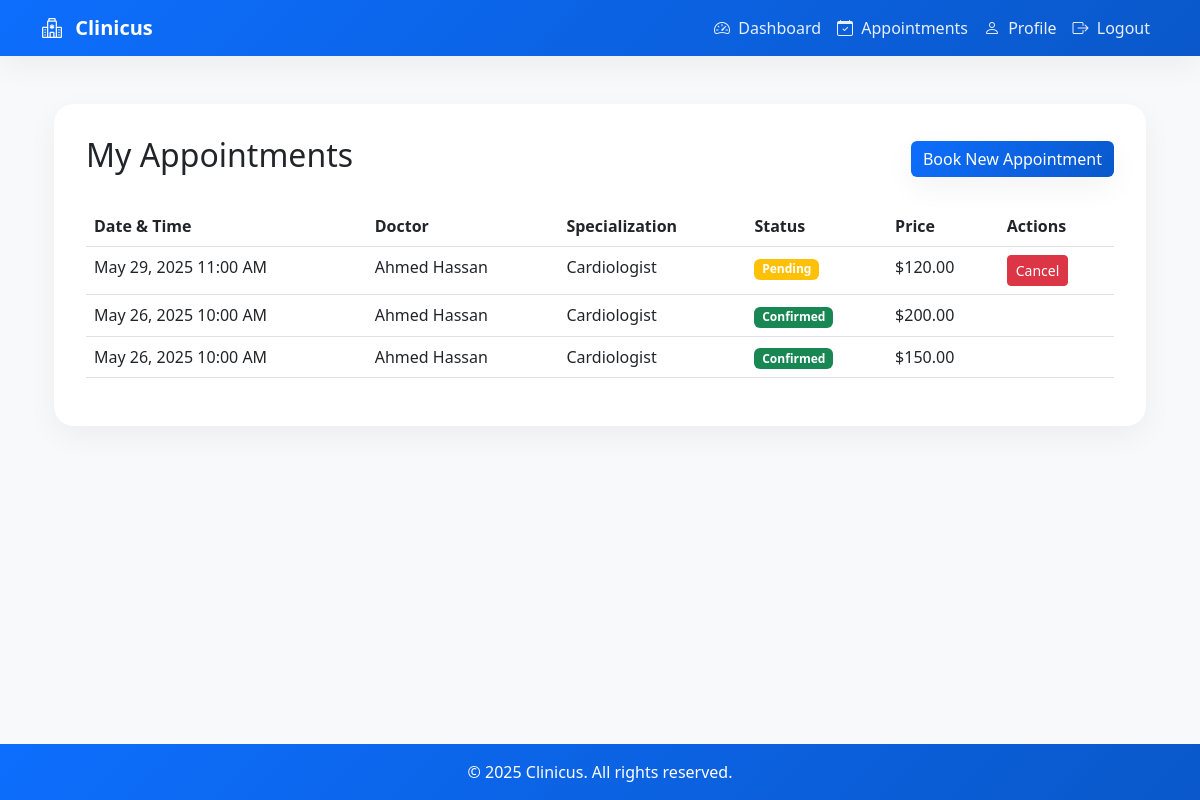
The page /patient/appointments (signed in) on the database its author committed.
### tables this page shows
CREATE TABLE `appointment` (
  `ID` int(11) NOT NULL,
  `DoctorID` int(11) NOT NULL,
  `userID` int(11) NOT NULL,
  `appointmentDate` datetime NOT NULL,
  `status` int(11) DEFAULT 0,
  `createdAt` datetime DEFAULT current_timestamp(),
  `updatedAt` datetime DEFAULT current_timestamp() ON UPDATE current_timestamp()
);

CREATE TABLE `doctor_types` (
  `ID` int(11) NOT NULL,
  `Specialization` varchar(255) NOT NULL,
  `createdAt` datetime DEFAULT current_timestamp(),
  `updatedAt` datetime DEFAULT current_timestamp() ON UPDATE current_timestamp()
);

CREATE TABLE `appointment_details` (
  `ID` int(11) NOT NULL,
  `appointmentID` int(11) NOT NULL,
  `serviceID` int(11) NOT NULL,
  `quantity` int(11) DEFAULT 1,
  `pricePerUnit` decimal(10,2) DEFAULT NULL,
  `totalPrice` decimal(10,2) DEFAULT NULL,
  `createdAt` datetime DEFAULT current_timestamp(),
  `updatedAt` datetime DEFAULT current_timestamp() ON UPDATE current_timestamp()
);

### Controllers/Controller.php (called while the page is built, shortened)
<?php
include_once __DIR__ . "/../Model/entities/User.php";
class Controller
{
    public function __construct()
    {
        $this->db = Database::getInstance();
        $this->user = isset($_SESSION['user_id']) ? (new User($this->db))->getUserById($_SESSION['user_id']) : null;
    }
    protected function render($view, $data = [])
    {
        extract($data);
        require_once "views/{$view}.php";
        $content = ob_get_clean();
        require_once "views/layouts/main.php";
    }
    protected function isAuthenticated()
    {
        return isset($_SESSION['user_id']);
    }
}

### Controllers/PatientController.php (called while the page is built, shortened)
<?php
require_once __DIR__ . "/../Model/autoload.php";
include_once __DIR__ . "/../Model/entities/Appointment.php";
include_once __DIR__ . "/../Model/entities/User.php";
class PatientController extends Controller
{
    private $appointmentModel;
    public function __construct()
    {
        parent::__construct();
        $this->appointmentModel = new Appointment($this->db);
    }
    public function appointments()
    {
        $patientId = $_SESSION['user_id'];
        $appointments = $this->appointmentModel->getAllAppointments($patientId);
        $this->render('patient/appointments', [
            'title' => 'My Appointments',
            'appointments' => $appointments
        ]);
    }
}

### Model/autoload.php (called while the page is built, shortened)
<?php
spl_autoload_register(function ($class) {
    $class = str_replace('\\', DIRECTORY_SEPARATOR, $class);
    $directories = [
        'Controllers/',
        'Model/',
        'Model/entities/',
        'Model/abstract/',
        'Model/interfaces/'
    ];
    foreach ($directories as $directory) {
        $file = $directory . $class . '.php';
        if (file_exists($file)) {
            return;
        }
    }
});

### Model/Database.php (called while the page is built, shortened)
<?php
class Database
{
    private static $instance = null;
    private $host = 'localhost';
    private $username = 'root';
    private $port = 3307;
    private $password = '';
    private $database = 'clinicus_db';
    private function __construct()
    {
        try {
            $this->connection = new mysqli($this->host, $this->username, $this->password, $this->database, $this->port);
        } catch (Exception $e) {
            die("Database connection failed: " . $e->getMessage());
        }
    }
    public static function getInstance()
    {
        if (self::$instance === null) {
            self::$instance = new self();
        }
        return self::$instance->connection;
    }
}

### Model/entities/Appointment.php (called while the page is built, shortened)
<?php
class Appointment implements iAppointmentActions
{
    protected $db;
    public function __construct($db)
    {
        $this->db = $db;
    }
    public function getAllAppointments($patientId)
    {
        $stmt = $this->db->prepare("
            SELECT
                a.ID,
                a.appointmentDate,
                a.status,
                CONCAT(d.FirstName, ' ', d.LastName) as doctorName,
                s.Specialization as specialization,
                ad.totalPrice
            FROM Appointment a
            JOIN Doctors doc ON a.DoctorID = doc.ID
            JOIN Users d ON doc.userID = d.userID
            JOIN doctor_types s ON doc.doctorType = s.ID
            LEFT JOIN Appointment_Details ad ON a.ID = ad.appointmentID
            WHERE a.userID = ?
            ORDER BY a.appointmentDate DESC
        ");
        $stmt->bind_param("i", $patientId);
        $stmt->execute();
        return $stmt->get_result()->fetch_all(MYSQLI_ASSOC);
    }
}

### Model/abstract/AbstractUser.php (called while the page is built, shortened)
<?php
abstract class AbstractUser implements ILogUser
{
    public function __construct($db)
    {
        $this->conn = $db;
    }
}

### Model/entities/User.php (called while the page is built, shortened)
<?php
include_once __DIR__ . "/../abstract/AbstractUser.php";
class User extends AbstractUser implements ILogUser
{
    protected $conn;
    public function getUserById($userId)
    {
        return $this->read($userId);
    }
    public function read($id)
    {
        $stmt = $this->conn->prepare("SELECT * FROM Users WHERE userID = ?");
        $stmt->bind_param("i", $id);
        $stmt->execute();
        $res = $stmt->get_result();
        $user = $res->fetch_object();
        return $user;
    }
}

### views/patient/appointments.php (the view, shortened to what this page needs)
<div class="container py-4">
    <div class="box">
        <div class="d-flex justify-content-between align-items-center mb-4">
            <h2>My Appointments</h2>
            <a href="/clinicus/appointments/create" class="btn btn-primary">
                <i class="fas fa-calendar-plus"></i> Book New Appointment
            </a>
        </div>
        <?php if (empty($appointments)): ?>
            <div class="alert alert-info">
                <i class="fas fa-info-circle"></i> You have no appointments yet.
            </div>
        <?php else: ?>
            <div class="table-responsive">
                <table class="table table-hover">
                    <thead>
                        <tr>
                            <th>Date & Time</th>
                            <th>Doctor</th>
                            <th>Specialization</th>
                            <th>Status</th>
                            <th>Price</th>
                            <th>Actions</th>
                        </tr>
                    </thead>
                    <tbody>
                        <?php foreach ($appointments as $appointment): ?>
                            <tr>
                                <td><?php echo date('M d, Y h:i A', strtotime($appointment['appointmentDate'])); ?></td>
                                <td><?php echo htmlspecialchars($appointment['doctorName']); ?></td>
                                <td><?php echo htmlspecialchars($appointment['specialization']); ?></td>
                                <td>
                                    <span class="badge bg-<?php
                                    echo $appointment['status'] == 0 ? 'warning' :
                                        ($appointment['status'] == 1 ? 'success' : 'danger');
                                    ?>">
                                        <?php
                                        echo $appointment['status'] == 0 ? 'Pending' :
                                            ($appointment['status'] == 1 ? 'Confirmed' : 'Cancelled');
                                        ?>
                                    </span>
                                </td>
                                <td>
                                    <?php if ($appointment['totalPrice']): ?>
                                        $<?php echo number_format($appointment['totalPrice'], 2); ?>
                                    <?php else: ?>
                                        -
                                    <?php endif; ?>
                                </td>
                                <td>
                                    <?php if ($appointment['status'] == 0): ?>
                                        <button class="btn btn-sm btn-danger"
                                            onclick="cancelAppointment(<?php echo $appointment['ID']; ?>)">
                                            <i class="fas fa-times"></i> Cancel
                                        </button>
                                    <?php endif; ?>
                                </td>
                            </tr>
                        <?php endforeach; ?>
                    </tbody>
                </table>
            </div>
        <?php endif; ?>
    </div>
</div>

### index.php (shortened to what this page needs)
<?php
require_once "Model/autoload.php";
$request_uri = parse_url($_SERVER['REQUEST_URI'], PHP_URL_PATH);
$path = trim($request_uri, '/');
$segments = explode('/', $path);
if ($segments[0] === 'clinicus') {
    array_shift($segments);
}
$controller = 'Home';
$action = 'index';
$params = [];
if (!empty($segments[0])) {
    $controller = ucfirst($segments[0]);
    if (!empty($segments[1])) {
        $action = $segments[1];
        $params = array_slice($segments, 2);
    }
}
$controllerClass = $controller . 'Controller';
$controllerFile = "Controllers/{$controllerClass}.php";
if (file_exists($controllerFile)) {
    $controllerInstance = new $controllerClass();
    if (method_exists($controllerInstance, $action)) {
        call_user_func_array([$controllerInstance, $action], $params);
    } else {
        header("HTTP/1.0 404 Not Found");
        echo "Action not found";
    }
} else {
    header("HTTP/1.0 404 Not Found");
    echo "Controller not found";
}

### views/layouts/main.php (shortened to what this page needs)
<!DOCTYPE html>
<html lang="en">
<head>
    <link href="https://cdn.jsdelivr.net/npm/bootstrap@5.3.0/dist/css/bootstrap.min.css" rel="stylesheet">
    <link rel="stylesheet" href="https://cdn.jsdelivr.net/npm/bootstrap-icons@1.11.0/font/bootstrap-icons.css">
</head>
<body>
    <?php if (!isset($hideNav)): ?>
        <nav class="navbar navbar-expand-lg navbar-dark mb-4">
            <div class="container">
                <a class="navbar-brand" href="./">
                    <i class="bi bi-hospital me-2"></i>
                    Clinicus
                </a>
                <div class="collapse navbar-collapse" id="navbarNav">
                    <ul class="navbar-nav ms-auto">
                        <?php if (isset($_SESSION['user_id'])): ?>
                            <li class="nav-item">
                                <a class="nav-link" href="/clinicus/patient/dashboard">
                                    <i class="bi bi-speedometer2 me-1"></i>
                                    Dashboard
                                </a>
                            </li>
                            <li class="nav-item">
                                <a class="nav-link" href="/clinicus/patient/appointments">
                                    <i class="bi bi-calendar-check me-1"></i>
                                    Appointments
                                </a>
                            </li>
                            <li class="nav-item">
                                <a class="nav-link" href="/clinicus/patient/profile">
                                    <i class="bi bi-person me-1"></i>
                                    Profile
                                </a>
                            </li>
                            <li class="nav-item">
                                <a class="nav-link" href="/clinicus/auth/logout">
                                    <i class="bi bi-box-arrow-right me-1"></i>
                                    Logout
                                </a>
                            </li>
                        <?php endif; ?>
                    </ul>
                </div>
            </div>
        </nav>
    <?php endif; ?>
    <div class="container">
        <?php echo $content; ?>
    </div>
    <?php if (!isset($hideFooter)): ?>
        <footer class="footer mt-auto py-3">
            <div class="container text-center">
                <p class="mb-0">&copy; <?php echo date('Y'); ?> Clinicus. All rights reserved.</p>
            </div>
        </footer>
    <?php endif; ?>
</body>
</html>

### views/layouts/main.php (style rules this page uses)
:root { --primary-color: #0d6efd; --primary-dark: #0a58ca; --secondary-color: #6c757d; --accent-color: #dc3545; --text-color: #212529; --light-bg: #f8f9fa; --white: #ffffff; --shadow-sm: 0 10px 30px rgba(0, 0, 0, 0.05); --shadow-md: 0 15px 35px rgba(0, 0, 0, 0.1); }
html, body { height: 100%; margin: 0; }
body { font-family: 'Segoe UI', Tahoma, Geneva, Verdana, sans-serif; color: var(--text-color); background-color: var(--light-bg); display: flex; flex-direction: column; min-height: 100vh; }
.container { flex: 1 0 auto; }
.navbar { background: linear-gradient(135deg, var(--primary-color) 0%, var(--primary-dark) 100%); box-shadow: var(--shadow-sm); }
.navbar-brand { color: var(--white) !important; font-weight: bold; }
.nav-link { color: rgba(255, 255, 255, 0.9) !important; transition: all 0.3s ease; padding: 0.5rem 1rem; border-radius: 8px; }
.btn-primary { background: linear-gradient(135deg, var(--primary-color) 0%, var(--primary-dark) 100%); border: none; box-shadow: var(--shadow-sm); transition: all 0.3s ease; }
.footer { background: linear-gradient(135deg, var(--primary-color) 0%, var(--primary-dark) 100%); color: var(--white); padding: 2rem 0; margin-top: auto; flex-shrink: 0; }
.box { background: var(--white); border-radius: 20px; padding: 2rem; box-shadow: var(--shadow-sm); transition: all 0.3s ease; }

### rows shown on the page
appointment: appointmentDate "May 29, 2025 11:00 AM", doctorName "Ahmed Hassan", doctor_types.Specialization "Cardiologist", status "Pending", appointment_details.totalPrice "120.00"
appointment: appointmentDate "May 26, 2025 10:00 AM", doctorName "Ahmed Hassan", doctor_types.Specialization "Cardiologist", status "Confirmed", appointment_details.totalPrice "200.00", appointment_details.totalPrice "150.00"
